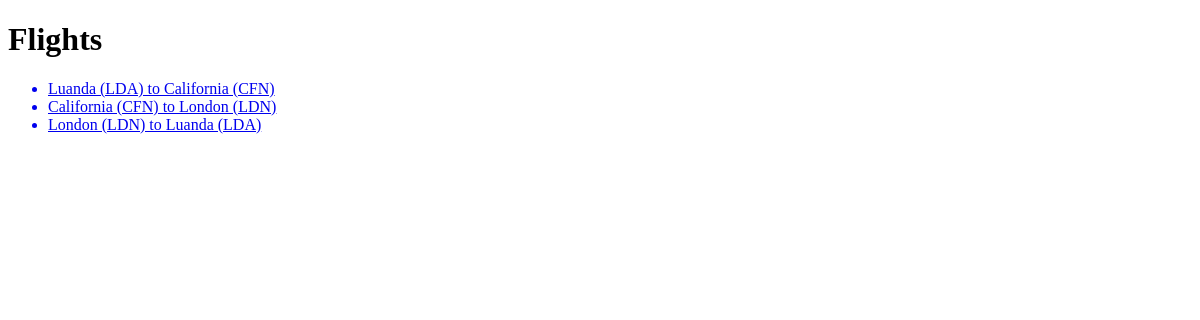
The page /flights/ on the database as committed earlier.
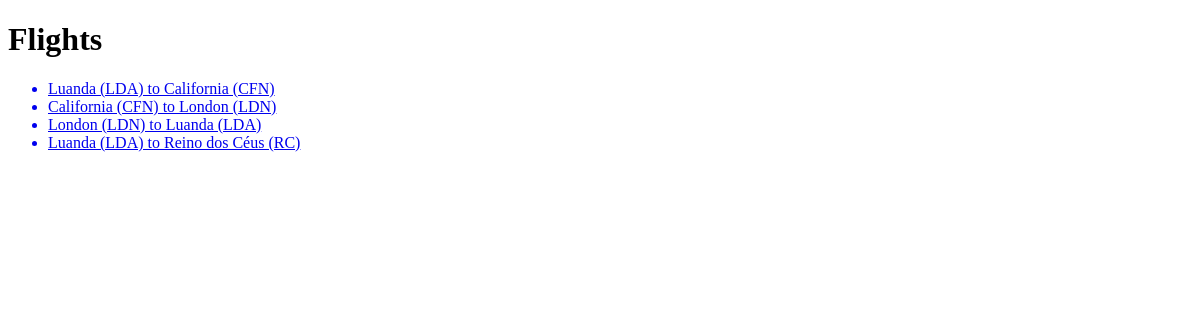
The same page on the database as committed later.
### flights/models.py (models this page shows)
class Flight(models.Model):
    origin = models.ForeignKey(Airport, on_delete=models.CASCADE, related_name="departures")
    destination = models.ForeignKey(Airport, on_delete=models.CASCADE, related_name="arrivals")
    duration = models.IntegerField()
    def __str__(self) -> str:
        return f"{self.origin} to {self.destination}"

class Airport(models.Model):
    city = models.CharField(max_length=64)
    code = models.CharField(max_length=3)
    def __str__(self) -> str:
        return f"{self.city} ({self.code})"

### flights/views.py (the view)
# urls.py: path("", views.index, name="index"),
def index(require):
    return render(require, "flights/index.html", {
        "flights": Flight.objects.all()
    })

### flights/templates/flights/index.html
{% extends "flights/layout.html" %}
{% block body %}
    <h1>Flights</h1>
    <ul>
        {% for flight in flights %}
            <a href="{% url 'flight' flight.id %}"><li>{{ flight }}</li></a>
        {% empty %}
            <li>No flight.</li>
        {% endfor %}
    </ul>
{% endblock %}

### flights/templates/flights/layout.html (shortened to what this page needs)
<!DOCTYPE html>
<html lang="en">
<head>
</head>
<body>
    {% block body %}
    {% endblock %}
</body>
</html>

Rows that differ between the two databases and show on the page:
added Flight: origin+destination "Luanda (LDA) to Reino dos Céus (RC)"
